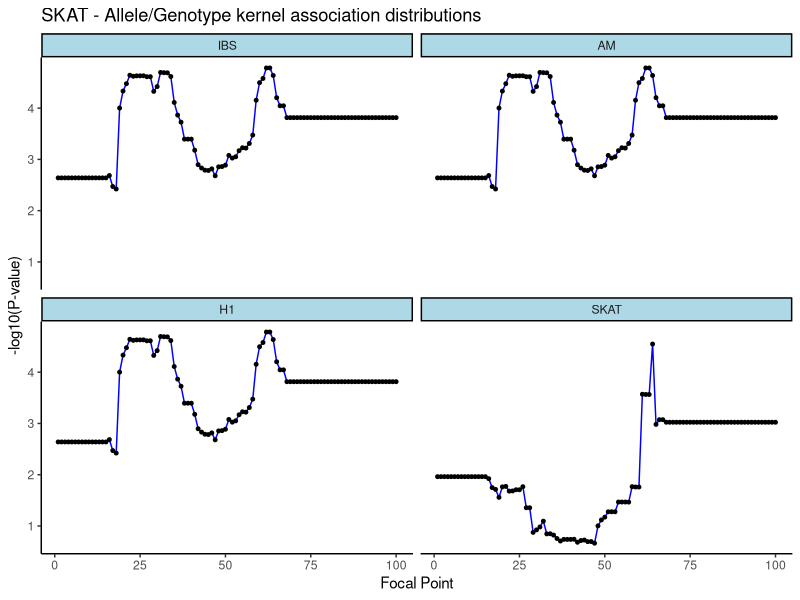
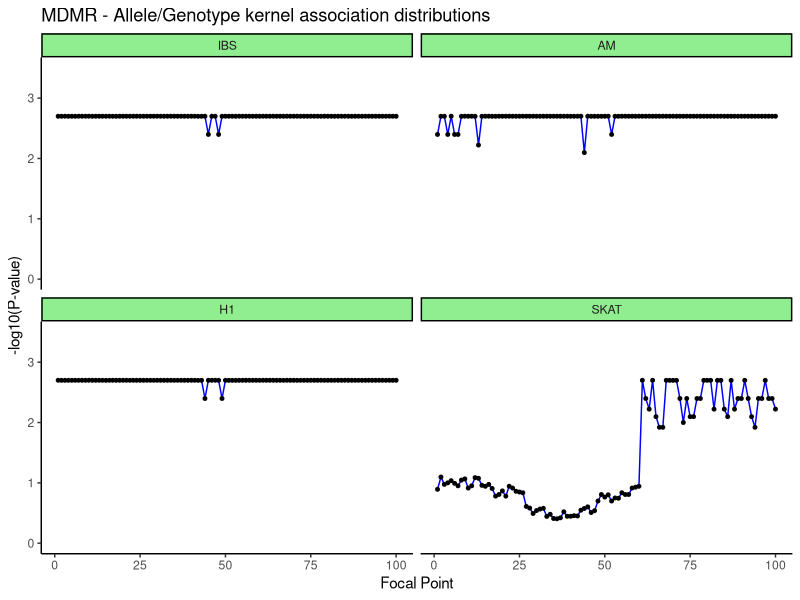
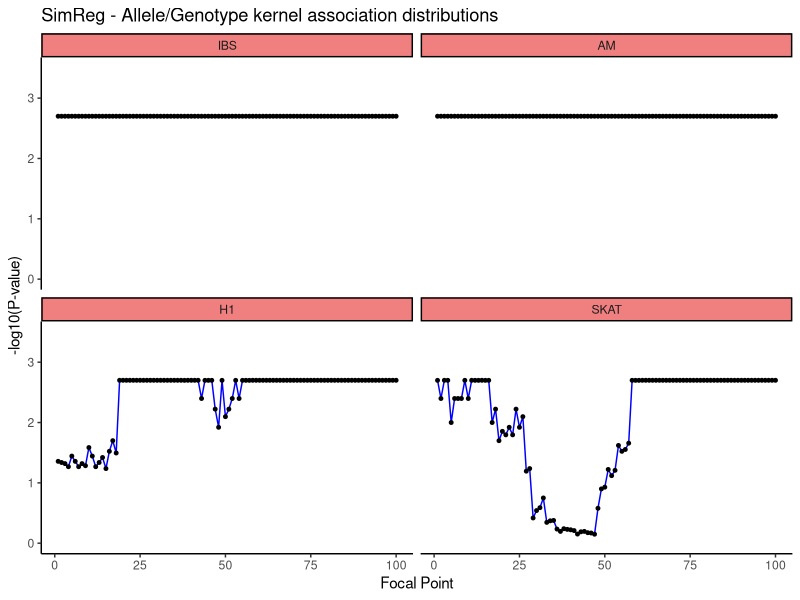

Write the R code that produced these figures, in order.
setwd("C:/Users/Peter/Documents/Uottawa/2018 - 2019 Honour's project/Cluster files/Final codes/Genetic-Association-Methodology-Research/Crohns Disease/Allele Kernel Analysis/Focal Point Analysis")

focal_data = read.table("New_Allele_Kernel_Data.txt" )
View(focal_data)
colnames(focal_data) = c("Statistic", "IBS", "AM", "AS", "H1", "SKAT")

focal_data = focal_data[,-4] #Accidently added AS kernel...but we don' want to study AS
# - 3/27/2019

### ----- SKAT ----- ###
library(dplyr)
SKAT = filter(focal_data, Statistic == "SKAT")

library(reshape2)
Stacked_SKAT = melt(data=SKAT, id.vars = 1) 
Stacked_SKAT$x_column = rep(c(1:100),4)
Stacked_SKAT$y = -log10(Stacked_SKAT$value)

library(ggplot2)
ggplot(Stacked_SKAT, aes(x = x_column, y = y)) + facet_wrap(~variable) +
  geom_line(color="blue") + 
  geom_point(colour = "black", fill="white", size = 1)+
  #geom_vline(xintercept = 0.05, show.legend = TRUE, linetype = "dashed", color = "red") +
  ggtitle("SKAT - Allele/Genotype kernel association distributions") +
  xlab("Focal Point") + ylab("-log10(P-value)") +
  theme_classic() +
  theme(strip.background = element_rect(fill="lightblue")) +
  scale_fill_discrete(name = "Kernel")



### ----- MDMR ----- ###
library(dplyr)
MDMR = filter(focal_data, Statistic == "MDMR")

library(reshape2)
Stacked_MDMR = melt(data=MDMR, id.vars = 1) 
Stacked_MDMR$x_column = rep(c(1:100),4)

### -- Replace p-values that are 0 to (1 / 501) -- ###
sum(Stacked_MDMR$value==0)
perm.p = 1/ 501
Stacked_MDMR$value[which(Stacked_MDMR$value==0)]
Stacked_MDMR$value[which(Stacked_MDMR$value==0)] = perm.p
Stacked_MDMR$value
### -- Replace p-values that are 0 to (1 / 501) -- ###

Stacked_MDMR$y = -log10(Stacked_MDMR$value)
library(ggplot2)

ggplot(Stacked_MDMR, aes(x = x_column, y = y)) + facet_wrap(~variable) +  ylim(0,3.5) +
  geom_line(color="blue") + 
  geom_point(colour = "black", fill="white", size = 1)+  
  #geom_vline(xintercept = 0.05, show.legend = TRUE, linetype = "dashed", color = "red") +
  ggtitle("MDMR - Allele/Genotype kernel association distributions") +
  xlab("Focal Point") + ylab("-log10(P-value)") +
  theme_classic() +
  theme(strip.background = element_rect(fill="lightgreen")) +
  scale_fill_discrete(name = "Kernel")


### ----- GTSR or "SimReg"----- ###
library(dplyr)
GTSM = filter(focal_data, Statistic == "GTSM")

library(reshape2)
Stacked_GTSM = melt(data=GTSM, id.vars = 1) 
Stacked_GTSM$x_column = rep(c(1:100),4)
### -- Replace p-values that are 0 to (1 / 501) -- ###
sum(Stacked_GTSM$value==0)
perm.p = 1/ 501
Stacked_GTSM$value[which(Stacked_GTSM$value==0)]
Stacked_GTSM$value[which(Stacked_GTSM$value==0)] = perm.p
Stacked_GTSM$value
### -- Replace p-values that are 0 to (1 / 501) -- ###
Stacked_GTSM$y = -log10(Stacked_GTSM$value)

library(ggplot2)
ggplot(Stacked_GTSM, aes(x = x_column, y = y)) + facet_wrap(~variable) + ylim(0,3.5) +
  geom_line(color="blue") + 
  geom_point(colour = "black", fill="white", size = 1)+ 
  
  #geom_vline(xintercept = 0.05, show.legend = TRUE, linetype = "dashed", color = "red") +
  ggtitle("SimReg - Allele/Genotype kernel association distributions") +
  xlab("Focal Point") + ylab("-log10(P-value)") +
  theme_classic() + 
  theme(strip.background = element_rect(fill="lightcoral")) +
  scale_fill_discrete(name = "Kernel")




